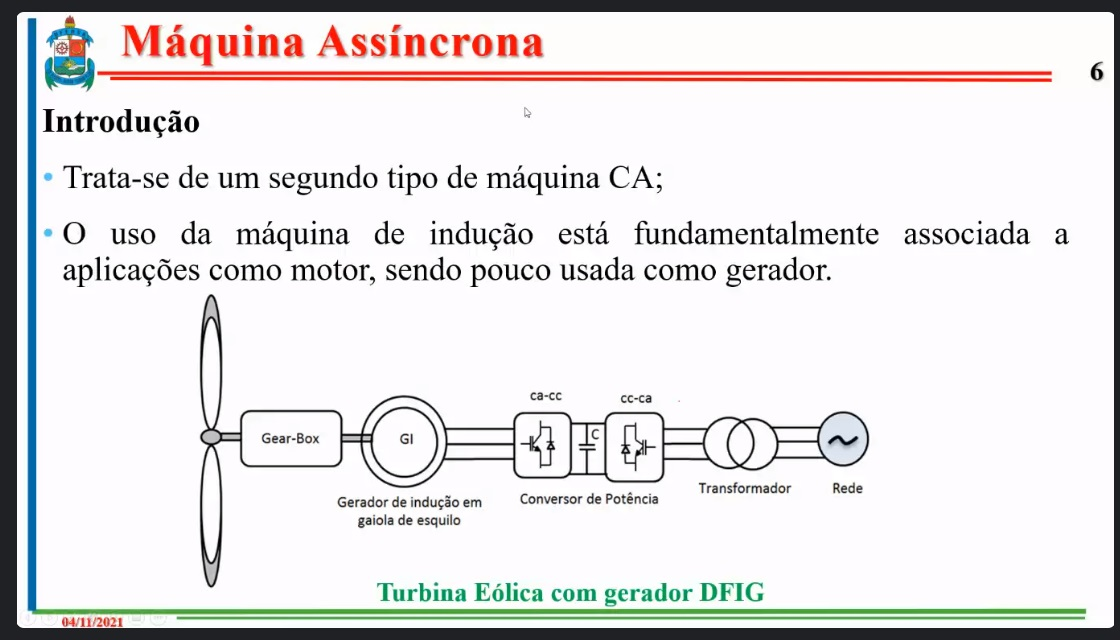
#> input picture sl.jpg, 1120 x 640 px
$ python teste1.py
#> lines starting #> are read from the running program, lines starting #| are printed output that depends on the picture; after the words box and inside, x2 and y2 are one past the last pixel; in counts of white or black regions, pixels touching at a corner belong together
import pytesseract as ocr
import numpy as np
import cv2

from PIL import Image

ts = r'C:\Program Files\Tesseract-OCR'
ocr.pytesseract.tesseract_cmd = ts + r'\tesseract.exe'

# tipando a leitura para os canais de ordem RGB
imagem = Image.open('sl.jpg').convert('RGB')
#> imagem is the input picture: PIL image 1120x640 RGB; mean R, G, B 227, 224.9, 225.9

# convertendo em um array editável de numpy[x, y, CANALS]
npimagem = np.asarray(imagem).astype(np.uint8)

# diminuição dos ruidos antes da binarização
npimagem[:, :, 0] = 0  # zerando o canal R (RED)
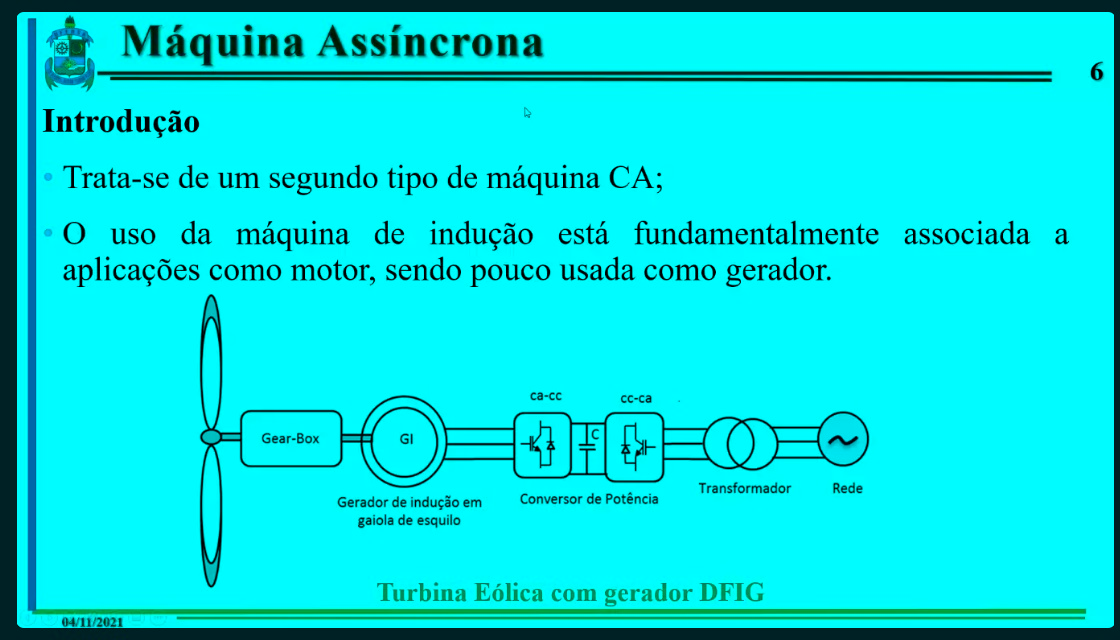
#> npimagem: shape (640, 1120, 3); mean R, G, B 0, 224.9, 225.9
npimagem[:, :, 2] = 0  # zerando o canal B (BLUE)
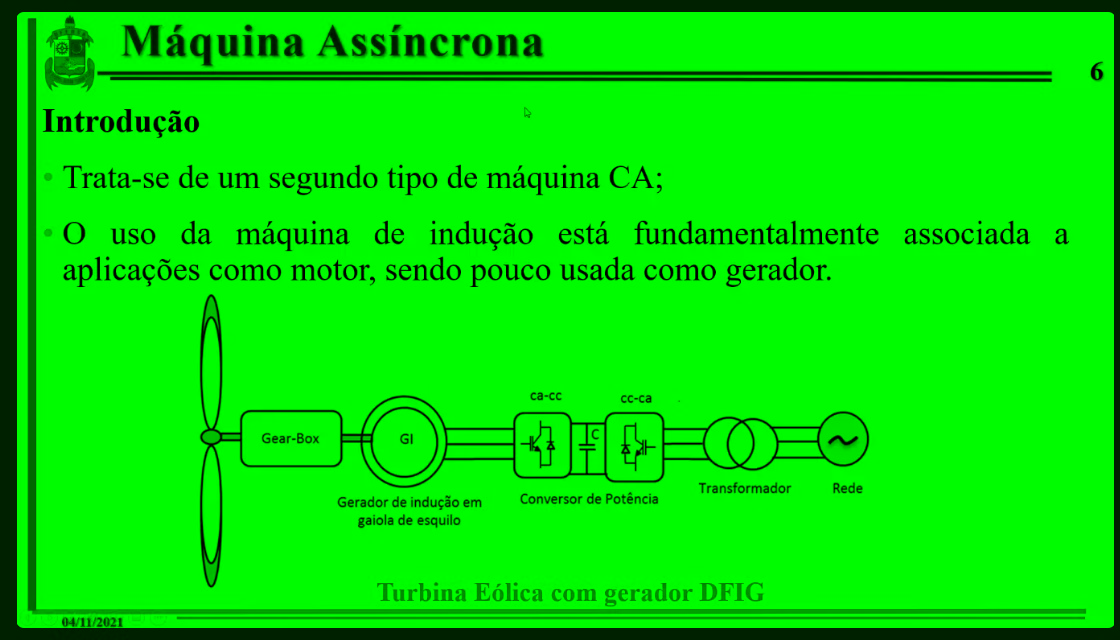
#> npimagem: shape (640, 1120, 3); mean R, G, B 0, 224.9, 0

# atribuição em escala de cinza
im = cv2.cvtColor(npimagem, cv2.COLOR_RGB2GRAY)
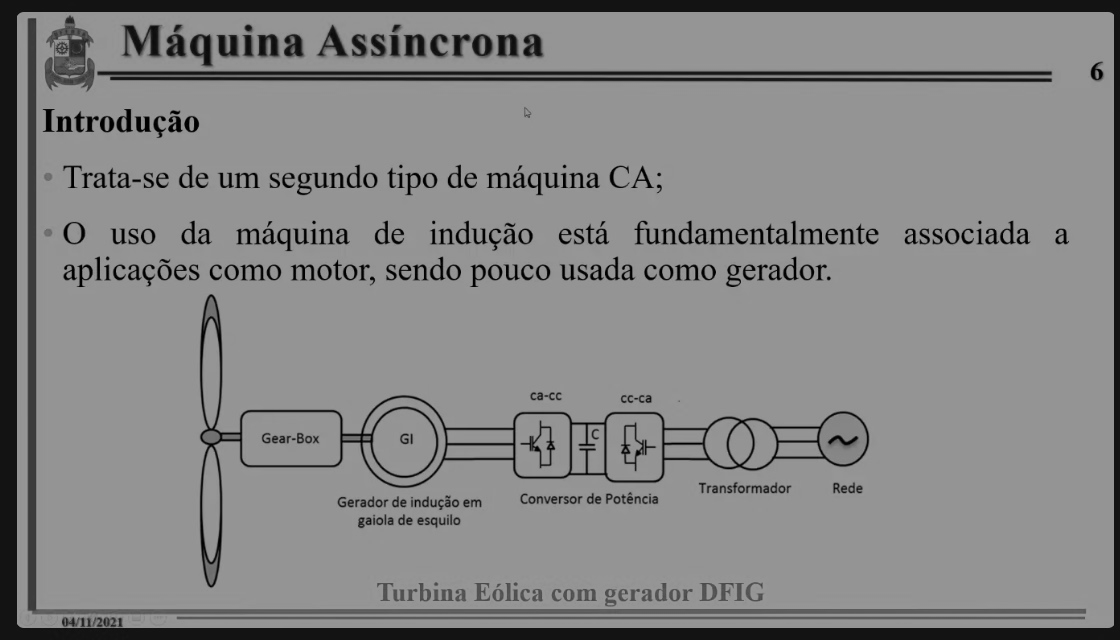
#> im: shape (640, 1120); min 0, max 150, mean 132.1

# aplicação da truncagem binária para a intensidade
# pixels de intensidade de cor abaixo de 127 serão convertidos para 0 (PRETO)
# pixels de intensidade de cor acima de 127 serão convertidos para 255 (BRANCO)
# A atrubição do THRESH_OTSU incrementa uma análise inteligente dos nivels de truncagem
ret, thresh = cv2.threshold(im, 127, 255, cv2.THRESH_BINARY | cv2.THRESH_OTSU)
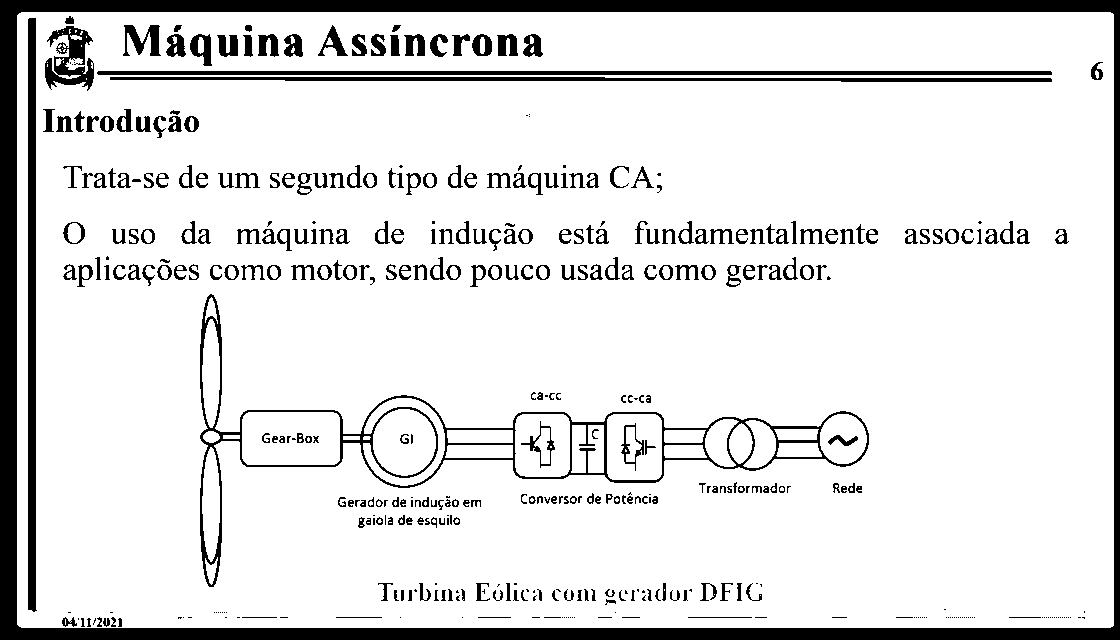
#> thresh: shape (640, 1120); 87.9% white; 429 black regions (137 under 20 px), largest, box (x1, y1, x2, y2) and area: (0, 0, 1120, 640) 41070, (200, 294, 869, 587) 7243, (28, 18, 37, 612) 4742
#> ret = 88

# reconvertendo o retorno do threshold em um objeto do tipo PIL.Image
binimagem = Image.fromarray(thresh)

# chamada ao tesseract OCR por meio de seu wrapper
#> (the run stopped early here; a loop or call above may not have finished)
